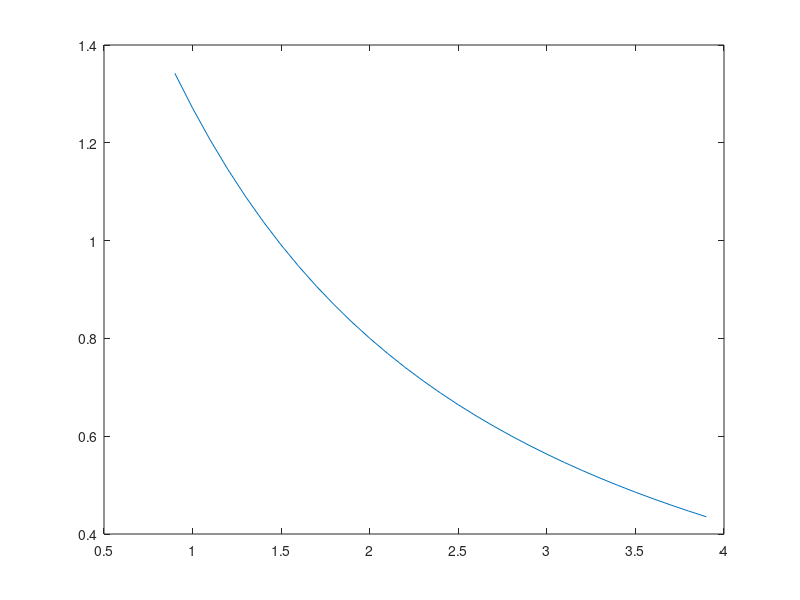

The MATLAB script that drew this image:
clear;
global L = 36; % belt length
global c = 10; % center-to-center of pulleys
belt_angle = 30;
R = [0.9:0.1:3.9];

function r_0 = r_sol(Rvar, c, L)
  [r_0, fval, info] = fsolve( @(rvar) (pi.*rvar.*(Rvar+1) + 2.*sqrt(c.^2 + ( (rvar.^2).*( (Rvar-1).^2) ) ) - L), [3]);
endfunction
r = zeros(1, length(R));
for i = 1:length(R)
  r(i) = r_sol(R(i), c, L);
end

r_eng = 0.175;
P=2*(r - r_eng)*tan( (belt_angle/2) * pi/180);
plot(R, P);
